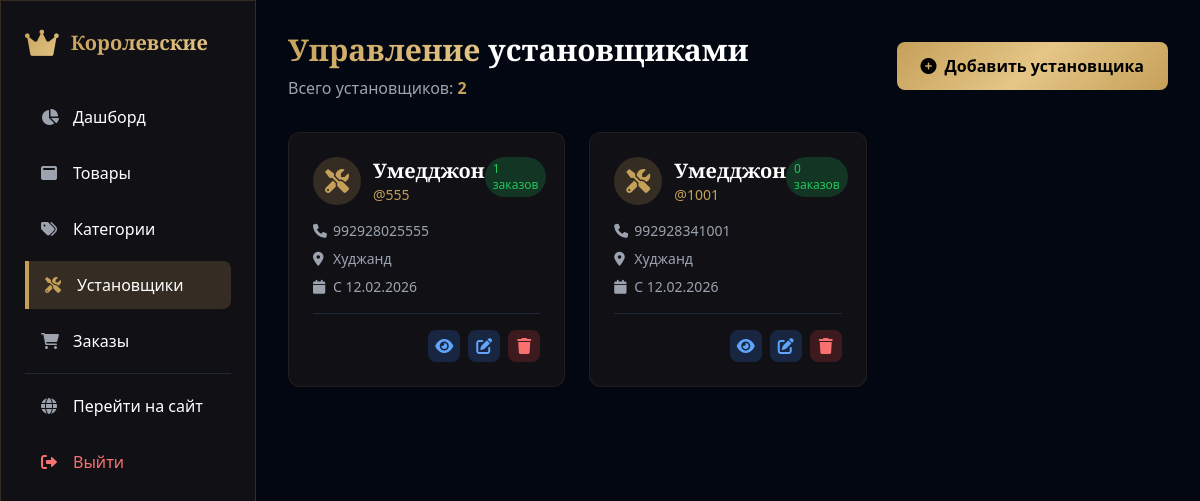
The app's page /admin/installers (signed in) with its own data.
### main.py (models this page shows)
class Installer(Base):
    __tablename__ = "installers"
    __table_args__ = {'extend_existing': True}
    id = Column(Integer, primary_key=True, index=True)
    name = Column(String, nullable=False)
    username = Column(String, unique=True, index=True, nullable=False)
    phone = Column(String, nullable=False)
    address = Column(String, nullable=True)
    password_hash = Column(String, nullable=True)
    is_active = Column(Boolean, default=True)
    created_at = Column(DateTime, default=datetime.now)
    orders = relationship("Order", back_populates="installer")

### main.py (the view)
@app.get("/admin/installers", response_class=HTMLResponse)
async def admin_installers(request: Request, db: Session = Depends(get_db)):
    if not check_admin_auth(request):
        return RedirectResponse(url="/admin/login", status_code=303)
    installers = db.query(Installer).all()
    return templates.TemplateResponse(
        "admin/installers.html",
        {
            "request": request,
            "installers": installers
        }
    )

### templates/admin/installers.html (shortened to what this page needs)
<!DOCTYPE html>
<html lang="ru">
<head>
    <script src="https://cdn.tailwindcss.com"></script>
    <link rel="stylesheet" href="https://cdnjs.cloudflare.com/ajax/libs/font-awesome/6.0.0/css/all.min.css">
</head>
<body class="bg-gray-950 text-white">
    <div class="flex h-screen">
        <div class="w-64 glass-card h-full fixed left-0 top-0 p-6 overflow-y-auto">
            <div class="flex items-center space-x-3 mb-8">
                <i class="fas fa-crown text-3xl royal-text"></i>
                <span class="text-xl font-bold royal-font">
                    <span class="royal-text">Королевские</span>
                </span>
            </div>
            <nav class="space-y-2">
                <a href="/admin" class="flex items-center space-x-3 px-4 py-3 hover:bg-gray-800 rounded-lg transition">
                    <i class="fas fa-chart-pie text-gray-400 w-5"></i>
                    <span>Дашборд</span>
                </a>
                <a href="/admin/products" class="flex items-center space-x-3 px-4 py-3 hover:bg-gray-800 rounded-lg transition">
                    <i class="fas fa-window-maximize text-gray-400 w-5"></i>
                    <span>Товары</span>
                </a>
                <a href="/admin/categories" class="flex items-center space-x-3 px-4 py-3 hover:bg-gray-800 rounded-lg transition">
                    <i class="fas fa-tags text-gray-400 w-5"></i>
                    <span>Категории</span>
                </a>
                <a href="/admin/installers" class="flex items-center space-x-3 px-4 py-3 bg-[#C5A059] bg-opacity-20 border-l-4 border-[#C5A059] rounded-r-lg">
                    <i class="fas fa-tools text-[#C5A059] w-5"></i>
                    <span>Установщики</span>
                </a>
                <a href="/admin/orders" class="flex items-center space-x-3 px-4 py-3 hover:bg-gray-800 rounded-lg transition">
                    <i class="fas fa-shopping-cart text-gray-400 w-5"></i>
                    <span>Заказы</span>
                </a>
                <div class="border-t border-gray-800 my-4"></div>
                <a href="/" target="_blank" class="flex items-center space-x-3 px-4 py-3 hover:bg-gray-800 rounded-lg transition">
                    <i class="fas fa-globe text-gray-400 w-5"></i>
                    <span>Перейти на сайт</span>
                </a>
                <a href="/admin/logout" class="flex items-center space-x-3 px-4 py-3 hover:bg-red-900 hover:bg-opacity-30 rounded-lg transition text-red-400">
                    <i class="fas fa-sign-out-alt w-5"></i>
                    <span>Выйти</span>
                </a>
            </nav>
        </div>
        <div class="flex-1 ml-64 p-8 overflow-y-auto">
            <div class="flex justify-between items-center mb-8">
                <div>
                    <h1 class="text-3xl royal-font font-bold">
                        <span class="royal-text">Управление</span>
                        <span class="text-white"> установщиками</span>
                    </h1>
                    <p class="text-gray-400 mt-2">
                        Всего установщиков: <span id="totalInstallers" class="text-[#C5A059] font-bold">{{ installers|length }}</span>
                    </p>
                </div>
                <button onclick="openAddModal()"
                        class="royal-gradient text-black px-6 py-3 rounded-lg font-semibold hover:shadow-2xl transform hover:scale-105 transition flex items-center space-x-2">
                    <i class="fas fa-plus-circle"></i>
                    <span>Добавить установщика</span>
                </button>
            </div>
            <div class="grid grid-cols-1 md:grid-cols-2 lg:grid-cols-3 gap-6" id="installersGrid">
                {% for installer in installers %}
                <div class="installer-card glass-card rounded-xl p-6" data-installer-id="{{ installer.id }}">
                    <div class="flex items-start justify-between mb-4">
                        <div class="flex items-center space-x-3">
                            <div class="w-12 h-12 rounded-full bg-[#C5A059] bg-opacity-20 flex items-center justify-center">
                                <i class="fas fa-tools text-2xl text-[#C5A059]"></i>
                            </div>
                            <div>
                                <h3 class="text-xl royal-font font-bold text-white">{{ installer.name }}</h3>
                                <p class="text-sm text-[#C5A059]">@{{ installer.username }}</p>
                            </div>
                        </div>
                        <span class="px-2 py-1 bg-green-500 bg-opacity-20 text-green-500 rounded-full text-xs">
                            {{ installer.orders|length }} заказов
                        </span>
                    </div>
                    <div class="space-y-2 mb-4">
                        <div class="flex items-center text-gray-400 text-sm">
                            <i class="fas fa-phone w-5"></i>
                            <span>{{ installer.phone }}</span>
                        </div>
                        {% if installer.address %}
                        <div class="flex items-center text-gray-400 text-sm">
                            <i class="fas fa-map-marker-alt w-5"></i>
                            <span>{{ installer.address }}</span>
                        </div>
                        {% endif %}
                        <div class="flex items-center text-gray-400 text-sm">
                            <i class="fas fa-calendar w-5"></i>
                            <span>С {{ installer.created_at.strftime('%d.%m.%Y') }}</span>
                        </div>
                    </div>
                    <div class="flex justify-end space-x-2 pt-4 border-t border-gray-800">
                        <button onclick="viewInstallerOrders({{ installer.id }}, '{{ installer.name }}')"
                                class="w-8 h-8 bg-blue-500 bg-opacity-20 rounded-lg flex items-center justify-center text-blue-400 hover:bg-opacity-100 hover:text-white transition action-btn"
                                title="Показать заказы">
                            <i class="fas fa-eye"></i>
                        </button>
                        <button onclick="editInstaller({{ installer.id }}, '{{ installer.name }}', '{{ installer.username }}', '{{ installer.phone }}', '{{ installer.address|default('', true) }}')"
                                class="w-8 h-8 bg-blue-500 bg-opacity-20 rounded-lg flex items-center justify-center text-blue-400 hover:bg-opacity-100 hover:text-white transition action-btn"
                                title="Редактировать">
                            <i class="fas fa-edit"></i>
                        </button>
                        <button onclick="deleteInstaller({{ installer.id }}, '{{ installer.name }}')"
                                class="w-8 h-8 bg-red-500 bg-opacity-20 rounded-lg flex items-center justify-center text-red-400 hover:bg-opacity-100 hover:text-white transition action-btn"
                                title="Удалить">
                            <i class="fas fa-trash"></i>
                        </button>
                    </div>
                </div>
                {% endfor %}
            </div>
        </div>
    </div>
</body>
</html>

### templates/admin/installers.html (style rules this page uses)
.royal-font { font-family: 'Cormorant Garamond', serif; }
.royal-gradient { background: linear-gradient(135deg, #C5A059 0%, #E5C687 50%, #C5A059 100%); }
.royal-text { background: linear-gradient(135deg, #C5A059, #E5C687); -webkit-background-clip: text; -webkit-text-fill-color: transparent; background-clip: text; }
.glass-card { background: rgba(17, 17, 23, 0.95); backdrop-filter: blur(10px); border: 1px solid rgba(197, 160, 89, 0.2); }
.installer-card { transition: all 0.3s ease; border: 1px solid rgba(197, 160, 89, 0.1); }
.action-btn { transition: all 0.2s ease; }

### records on screen
Installer: name "Умедджон", username "555", orders|length "1", phone "992928025555", address "Худжанд", created_at "12.02.2026"
Installer: name "Умедджон", username "1001", orders|length "0", phone "992928341001", address "Худжанд", created_at "12.02.2026"

### other values on screen
{{ installers|length }} "2"
